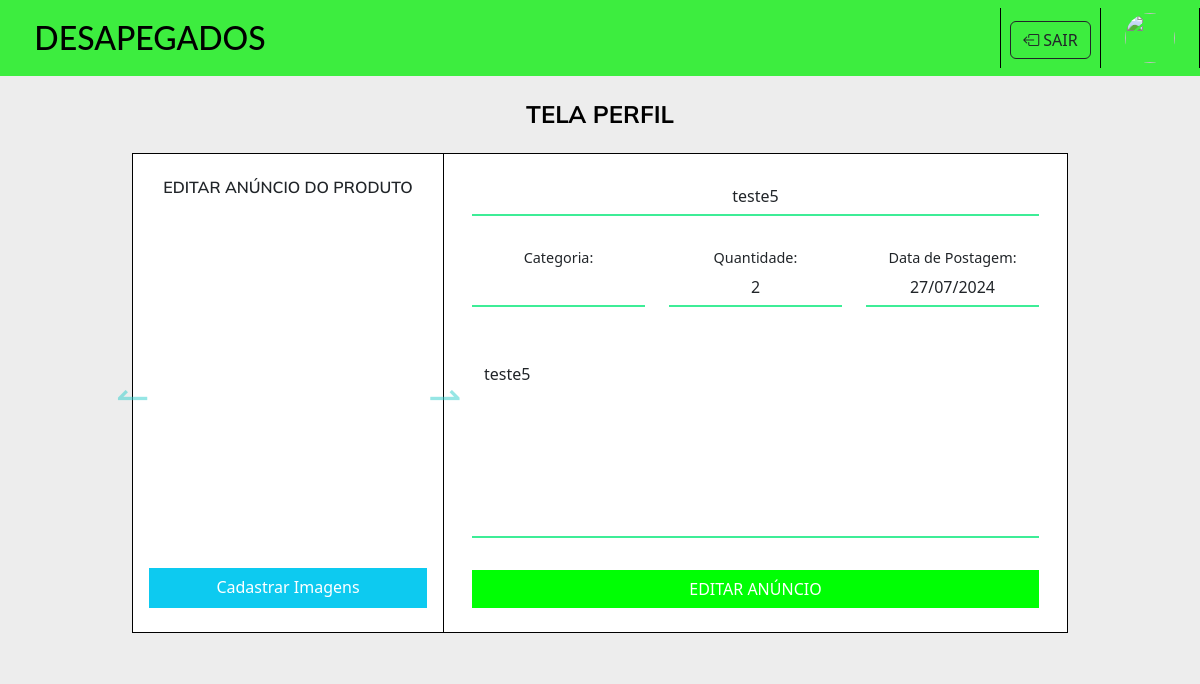
/pages/editarAnuncioProduto.php?id_produto=43 (signed in), run on the app's committed database.
### tables this page shows
CREATE TABLE `produtos` (
  `id_produto` int(10) UNSIGNED ZEROFILL NOT NULL,
  `nome_produto` varchar(255) DEFAULT NULL,
  `quantidade_produto` int(10) UNSIGNED DEFAULT NULL COMMENT 'quantidade desse produto',
  `id_categoria_produto` int(10) UNSIGNED DEFAULT NULL COMMENT 'chave estrangera da categoria do produto.',
  `descri_produto` text DEFAULT NULL,
  `fotos_produto` varchar(255) DEFAULT NULL COMMENT 'fotos do produto desse anúncio',
  `data_postagem` date DEFAULT NULL COMMENT 'data de postagem do anúncio',
  `id_usuario` int(11) UNSIGNED ZEROFILL DEFAULT NULL
);

### config/consultasGerais.php (called while the page is built, shortened)
<?php
function carregarAnuncioProduto($conn, $id_produto, $exibir_anunciante){
    $stmt = $conn->stmt_init();
    if($exibir_anunciante == true){
        $stmt = $conn->prepare("SELECT * FROM produtos pro INNER JOIN usuarios usu ON pro.id_usuario = usu.id_usuario WHERE pro.id_produto = ?");
    }else{
        $stmt = $conn->prepare("SELECT * FROM produtos WHERE id_produto = ?");
    }
    $stmt->bind_param("s", $id_produto);
    $stmt->execute();
    $result = $stmt->get_result();
    if ($result->num_rows > 0) {
        $row = $result->fetch_assoc();
        return $row;
    } else {
        return null;
    }
}
?>

### pages/editarAnuncioProduto.php (the view, shortened to what this page needs)
<?php
require '../config/conexao.php';
require '../config/consultasGerais.php';
if(isset($_GET['id_produto'])){
  $dadosAnuncio = carregarAnuncioProduto($conn, $_GET['id_produto'], false);
}
?>
<!doctype html>
<html lang="PT-BR">
  <head>
    <link href="https://cdn.jsdelivr.net/npm/bootstrap@5.3.3/dist/css/bootstrap.min.css" rel="stylesheet">
    <link rel="stylesheet" href="https://cdnjs.cloudflare.com/ajax/libs/font-awesome/4.7.0/css/font-awesome.min.css">
    <link rel="stylesheet" href="https://cdn.jsdelivr.net/npm/bootstrap-icons@1.11.3/font/bootstrap-icons.min.css">
    <link rel="stylesheet" href="../assets/styles/cadastrarAnuncioProduto.css">
    <link rel="stylesheet" href="../assets/styles/headerLogado.css">
    <link rel="stylesheet" href="../assets/styles/headerDeslogado.css">
  </head>
  <body>
    <header>
      <?php
        if(isset($_SESSION['id_usuario']) && $_SESSION['id_usuario'] != ""){
          include_once '../components/headerLogado.php';
        }else{
          include_once '../components/headerDeslogado.php';
        }
      ?>
    </header>
    <section class="section m-0 p-4 d-flex justify-content-center align-items-center col-sm-12 d-flex flex-column">
      <div class="tituloPerfil d-flex justify-content-center col-sm-12">
        <h4>TELA PERFIL</h4>
      </div>
      <div class="container col-10 mt-3 d-flex" style="height: 480px">
        <form id="formEditarAnuncio" class="d-flex col-12">
          <div class="containerEsquerda col-4 h-100 d-flex flex-column justify-content-between align-items-center ps-3 pe-3 p-4">
              <div class="tituloAnuncio col-12">
                  <h5 class="m-0 text-center">EDITAR ANÚNCIO DO PRODUTO</h5>
              </div>
              <div class="divPreviewImagens" style="width: 367px !important">
                <div id="carouselExample" class="carousel slide">
                  <button class="carousel-control-prev" type="button" data-bs-target="#carouselExample" data-bs-slide="prev">
                    <span class="carousel-control-prev-icon" aria-hidden="true"></span>
                  </button>
                  <button class="carousel-control-next" type="button" data-bs-target="#carouselExample" data-bs-slide="next">
                    <span class="carousel-control-next-icon" aria-hidden="true"></span>
                  </button>
                </div>
              </div>
              <div class="divCadastrarImagens col-12">
                  <label for="iImagens" class="btn btn-info  editarPerfil w-100 text-white text-center pb-2 rounded-0">Cadastrar Imagens</label>
              </div>
          </div>
          <div class="containerDireita col-8 d-flex flex-column h-100 justify-content-between align-items-center ps-3 pe-3 p-4">
            <div class="row col-12">
              <div class="tituloAnuncio d-flex justify-content-center align-items-center col-12">
                <input type="text" class="form-control text-center" id="iNomeAnuncioProduto" name="nNomeAnuncioProduto" value="<?php echo $dadosAnuncio['nome_produto'] ?>">
              </div>
            </div>
            <div class="row col-12 d-flex justify-content-between">
              <div class="categoriasProdutos d-flex flex-column justify-content-center align-items-center col-4">
                <label for="categoria" >Categoria:</label>
                <select type="text" class="form-control text-center" id="iCategoriaProduto" name="nCategoriaProduto">
                </select>
              </div>
              <div class="postagem d-flex flex-column justify-content-center align-items-center col-4">
                <label for="quantidade">Quantidade:</label>
                <input type="text" class="form-control text-center" id="iQuantidadeProduto" name="nQuantidadeProduto" value="<?php echo $dadosAnuncio['quantidade_produto'] ?>">
              </div>
              <div class="postagem d-flex flex-column justify-content-center align-items-center col-4">
                <label for="postagem">Data de Postagem:</label>
                <input type="text" class="form-control text-center bg-transparent" id="iDataPostagemAnuncio" name="nDataPostagemAnuncio" value="<?php echo date('d/m/Y', strtotime($dadosAnuncio['data_postagem']))?>" disabled>
              </div>
            </div>
            <div class="row col-12">
              <div class="form-floating d-flex flex-column justify-content-center align-items-center col-12">
                <textarea class="form-control textarea" name="nDescricaoAnuncioProduto" id="iDescricaoAnuncioProduto"><?php echo $dadosAnuncio['descri_produto'] ?></textarea>
              </div>
            </div>
            <div class="row col-12">
              <div class="form-floating d-flex justify-content-center align-items-center col-12">
                <button class="btn  col-12 rounded-0 cadastrarAnuncio" type="submit" ><p class="fs-9 m-0 text-white">EDITAR ANÚNCIO</p></button>
              </div>
            </div>
          </div>
        </form>
      </div>
    </section>
  </body>
</html>

### assets/styles/cadastrarAnuncioProduto.css (style rules this page uses)
html { max-width: 1872px; height: 100%; }
body { height: 100%; width: 100%; background-color: rgb(237, 237, 237); }
h4 { color: rgb(0, 0, 0); font-family: 'Mulish', sans-serif; font-weight: 700; }
.section { background-color: rgb(237, 237, 237); }
.section .container .containerEsquerda { background-color: #FFFFFF; border-style: solid; border-bottom-width: 1px; border-bottom-color: black; border-left-width: 1px; border-left-color: black; border-top-width: 1px; border-top-color: black; border-right-width: 1px; border-right-color: black; }
.carousel-control-prev-icon, .carousel-control-next-icon { background-image: none; }
.carousel-control-next-icon:after { content: "\21C0"; font-size: 40px; color: #30cfcc; }
.carousel-control-prev-icon:after { content: "\21BC"; font-size: 40px; color: #30cfcc; }
.section .container .containerDireita { background-color: #FFFFFF; border-style: solid; border-bottom-width: 1px; border-bottom-color: black; border-right-width: 1px; border-right-color: black; border-top-width: 1px; border-top-color: black; border-left: none; }
.section .container .containerDireita label { font-size: 0.9em; }
.section .container .containerDireita .form-control { border-bottom: #3DED97; border-top: none; border-left: none; border-right: none; border-bottom-style: solid; border-bottom-width: 2px; border-radius: 0; }
.section .container .containerDireita .textarea { resize: none !important; height: 200px !important; }
.section .container .containerDireita .cadastrarAnuncio { background-color: #00ff04 !important; }

### assets/styles/headerLogado.css (style rules this page uses)
* { margin: 0; padding: 0; box-sizing: border-box; }
h5 { margin: 0; font-size: 16px; font-family: Arial, Helvetica, sans-serif; font-weight: 600; font-family: 'Mulish', sans-serif; }

### assets/styles/headerDeslogado.css (style rules this page uses)
* { margin: 0; padding: 0; box-sizing: border-box; }
h5 { margin: 0; font-size: 16px; font-family: Arial, Helvetica, sans-serif; font-weight: 600; font-family: 'Mulish', sans-serif; }

### data on the page
produtos: nNomeAnuncioProduto "teste5", nQuantidadeProduto "2", nDataPostagemAnuncio "27/07/2024", nDescricaoAnuncioProduto "teste5"
